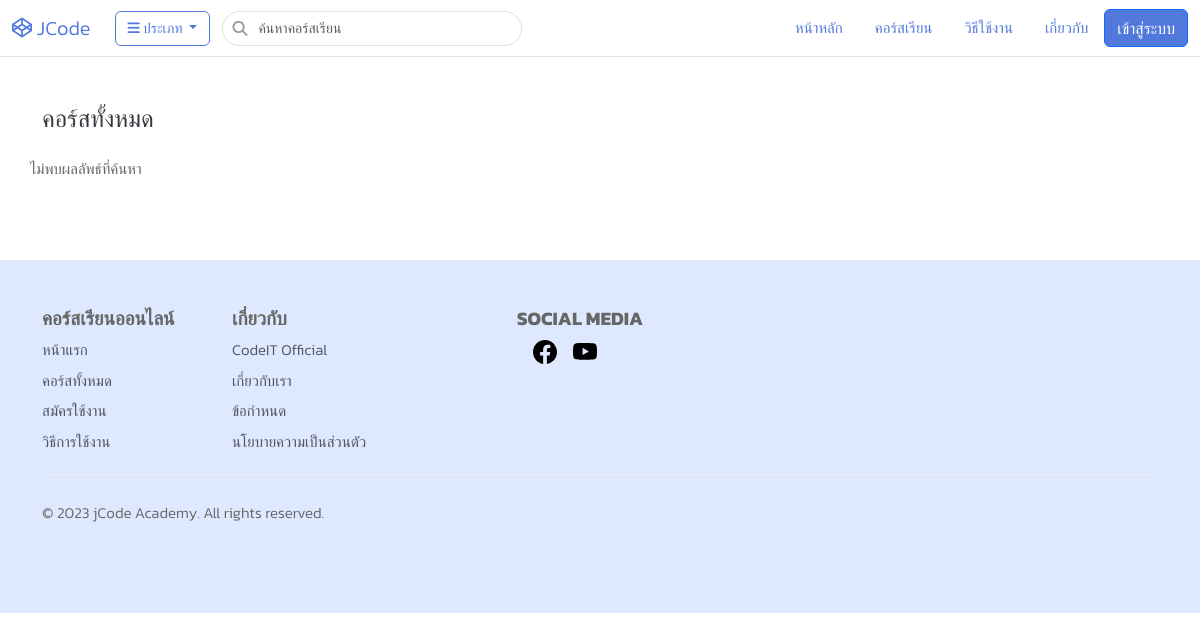
The app's page /video/, older data.
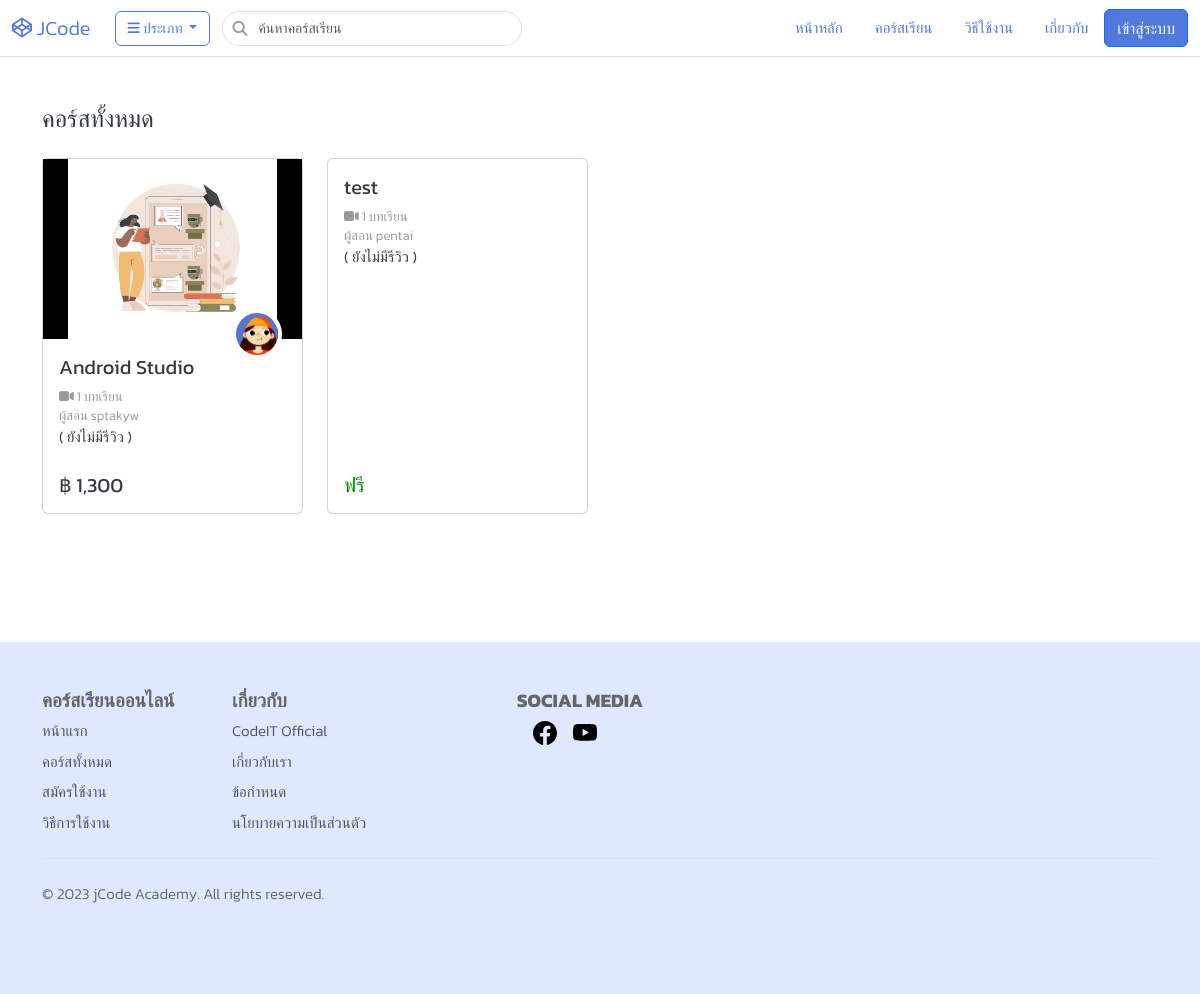
The same page, newer data.
### video/models.py (models this page shows, shortened)
class Video(models.Model):
    member = models.ForeignKey(Member,null=True, blank=True, on_delete=models.CASCADE)
    name = models.CharField(max_length=250)
    slug = models.SlugField(max_length=450)
    description = models.TextField(null=True, blank=True)
    image = models.FileField(upload_to='video', null=True, blank=True)
    videoexample=models.FileField(upload_to='video/example', null=True, blank=True)
    videoexample_url = models.CharField(max_length=450, null=True, blank=True)
    category = models.ForeignKey(Category, null=True, blank=True, on_delete=models.SET_NULL)
    category_sub = models.ForeignKey(CategorySub, null=True, blank=True, on_delete=models.SET_NULL)
    price = models.DecimalField(max_digits=15, decimal_places=2, null=True, blank=True, default=0)
    price_before = models.DecimalField(max_digits=15, decimal_places=2, null=True, blank=True, default=0)
    published = models.BooleanField(default=False)
    created = models.DateTimeField(auto_now_add=True)
    updated = models.DateTimeField(auto_now=True)
    def average_rating(self) -> float:
        if Rating.objects.filter(video=self).count()==0:
            return "ยังไม่มีรีวิว"
        elif Rating.objects.filter(video=self).count()>0:
            float= Rating.objects.filter(video=self).aggregate(Avg("rating"))["rating__avg"] or 0
            format_float = "{:.1f}".format(float)
            return format_float
    def get_rating(self):
        result = ""
        rating = Rating.objects.filter(video=self).aggregate(Avg("rating"))["rating__avg"] or 0
        format_float = "{:.1f}".format(rating)
        format_float = int(rating*10)
        return result

### app/models.py (models this page shows)
class Member(models.Model):
    user = models.ForeignKey(User, on_delete=models.CASCADE)
    user_code = models.CharField(max_length=50)
    Profile_image = models.FileField(upload_to='Profile', null=True, blank=True)
    description = models.TextField(null=True, blank=True)
    def __str__(self):
        return self.user_code

### video/views.py (the view)
# urls.py: path('', views.index,name='index'),
def index(request):
    video = Video.objects.filter(published=True).order_by('name')
    categ_id = request.GET.get('categoryid')
    subcateg_id = request.GET.get('subcategoryid')
    if categ_id:
        video = video.filter(category_id=categ_id)
    elif subcateg_id:
        video = video.filter(category_sub_id=subcateg_id)
    context = {'video_list':video,}
    return render(request,'video/index.html',context)

### app/context_processors1.py (called while the page is built)
def category_list(request):
    categories = Category.objects.all()
    category_subs = CategorySub.objects.all().order_by('category')
    ip=settings.VIDEO_SERVER_URL
    context = {
        'category_list':categories,
        'subcategory_list':category_subs,
        'ip':ip
    }
    return context

def member_list(request):
    members=Member.objects.filter(user_id=request.user.id).first()
    context={
        'member_list':members
    }
    return context

### templates/video/index.html (shortened to what this page needs)
{% extends "layout/base.html" %}
{% load static %}
{% load humanize %}
{% block content %}
<div class="container">
    <div class="mb-4">
      <h4 style="font-weight:500">คอร์สทั้งหมด</h4>
    </div>
    <div class="row">
      {% if video_list %}
      {% for b in video_list %}
      <div class="col-lg-3 d-flex align-items-stretch">
        <div class="card card-course mb-5" style="width: 300px;">
          <a href="{% url 'video:detail' slug=b.slug %}" style="background-color: black;">
            {% if b.image %}
            <img src="{{b.image.url}}" alt="" class="card-img-top" style="height:180px;object-fit: scale-down;">
            {% endif %}
          </a>
        <div class="card-body">
          {% if b.member.Profile_image %}
          <div class="profile">
            <img src="{{b.member.Profile_image.url}}" alt="" >
          </div>
          {% endif %}
          <h5><a href="{% url 'video:detail' slug=b.slug %}">{{b.name}} </a></h5>
          <div class="small">
            <i class="fa fa-video"></i>
            {{ b.videolesson_set.count }} บทเรียน
          </div>
          <div class="small">
            ผู้สอน {{b.member}}
          </div>
          <div class="float-start">
            <span>( {{b.average_rating}} )</span>
          </div>
        </div>
        <div class="card-footer border-0 bg-transparent">
          {% if b.price == 0 %}
          <h5 style="color: #080">ฟรี</h5>
          {% else %}
          <h5>฿ {{b.price|floatformat:0|intcomma}} </h5>
          {% endif %}
        </div>
        </div>
      </div>
      {% endfor %}
      {% else %}
      ไม่พบผลลัพธ์ที่ค้นหา
      {% endif %}
    </div>
</div>
{% endblock %}

Row changes from the older to the newer data that the page shows:
added Video: image (picture), member.Profile_image (picture), name "Android Studio", videolesson_set.count "1", member "sptakyw", average_rating "ยังไม่มีรีวิว", price "1,300"
added Video: name "test", videolesson_set.count "1", member "pentai", average_rating "ยังไม่มีรีวิว", price "ฟรี"
Text that changed along with them:
text no longer shown: "ไม่พบผลลัพธ์ที่ค้นหา"
